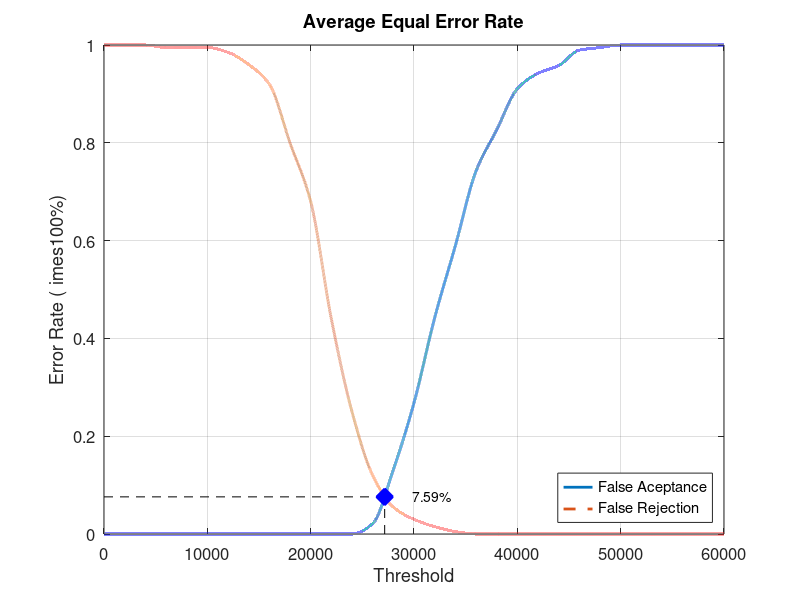
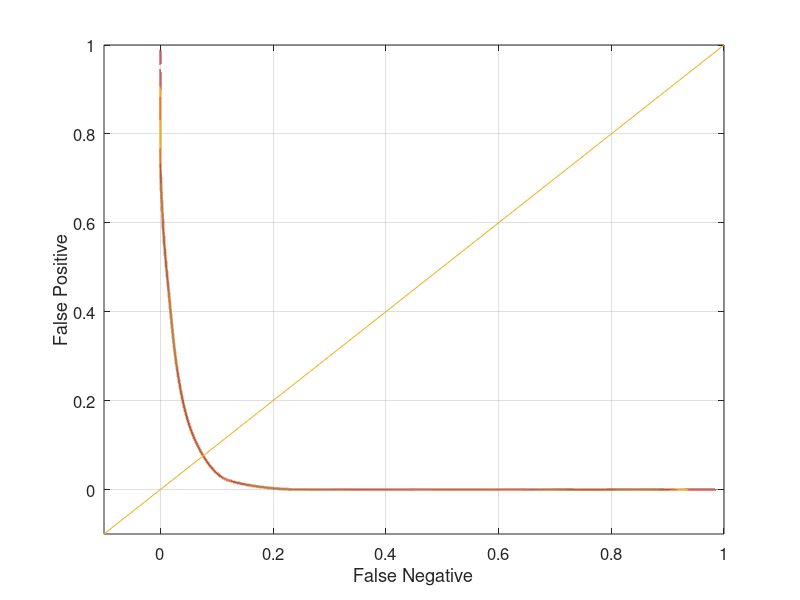

MATLAB code to generate these figures, in order:
close all;
clear;
clc;
x = 0:2000:60000;
xq = 0:0.5:60000;

y0 = [0 0 0 0 0 0 0 0 0 0 0 0 0 0.0210526 0.131579 0.268421 0.442105 0.589474 0.742105 0.826316 0.910526 0.942105 0.957895 0.989474 0.994737 1 1 1 1 1 1]
yy0 = interp1(x, y0, xq, 'pchip');
y1 = [1 1 1 0.995 0.995 0.995 0.985 0.96 0.92 0.8 0.68 0.44 0.25 0.12 0.055 0.03 0.015 0.005 0 0 0 0 0 0 0 0 0 0 0 0 0]
yy1 = interp1(x, y1, xq, 'pchip');

% Calculating EER: 
y2 = abs(y0 - y1);
find(y2 == min(y2))
yy2 = abs(yy0 - yy1);
xEER = find(yy2 == min(yy2));
xEERIndex = xq(xEER) % X-axis EER
yEER = yy0(xEER) % Y-axis EER

main = figure
plot(xq, yy0,'-','LineWidth', 2);	hold on
plot(xq, yy1,'--','LineWidth', 2);	hold on
plot([xEERIndex xEERIndex], [0 yEER], 'k--');	hold on
plot([0 xEERIndex], [yEER yEER], 'k--');	hold on
plot(xEERIndex, yEER, 'bx', 'LineWidth', 10);	hold on
text(xEERIndex + 10 * xEERIndex / 100, yEER, [num2str(round((10000 * yEER)) / 100) '%'])
legend('False Aceptance', 'False Rejection', 'Location', 'SouthEast')
xlabel('Threshold')
ylabel('Error Rate (	imes100%)')
title('Average Equal Error Rate')
set(gca, 'FontSize', 12)
axis([0 60000 0 1])
grid on

print(main, 'Database1_3Main', '-dpng');
FNRxFPR = figure('Color', [1 1 1]);
plot(yy1, yy0, '-', yy1, yy0, 'LineWidth', 2);
hold on
y = -0.1:0.1:1
plot(y, y); 
set(gca, 'FontSize', 12)
xlabel('False Negative')
ylabel('False Positive')
axis([-0.1 1 -0.1 1])
set(gca, 'FontSize', 12)
grid on

print(FNRxFPR, 'Database1_3FNRxFPR','-dpng');
